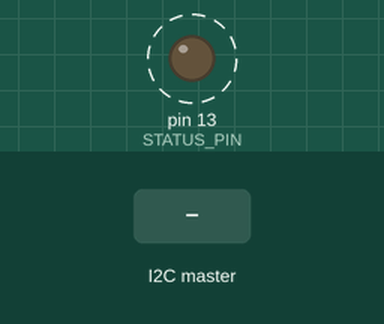
Recording of a sketch running on a simulated Arduino Uno, built with avr-gcc and run on an emulated ATmega328P. Shown: output pins drawn as LEDs (lit = HIGH). Dashed ring = blinking. The test bench sets the inputs (shaded band). What the sketch prints to the serial monitor is not drawn.

Above: at 1.2 s.
1.3 s: the I2C master sends the byte 1
4.3 s: the I2C master sends the byte 90
7.3 s: the I2C master sends the byte 200
Timing chart, 0 to 16.3 s (numbered marks = the images above; inputs shaded):
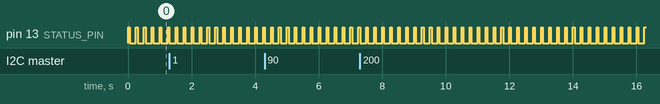

Measured:
- by itself, pin 13 (STATUS_PIN): alternates HIGH for 0.05 s and LOW for 0.20 s

The sketch:

i2c-test.ino
```cpp
#include <Wire.h>

#define SLAVE_ADDRESS 0x11
#define STATUS_PIN 13

void setup()
{
    pinMode(STATUS_PIN, OUTPUT);

    Wire.begin(SLAVE_ADDRESS);
    Wire.onReceive(receive);
    Wire.onRequest(send);

    Serial.begin(115200);
    Serial.print("\nDevice at address ");
    Serial.print(SLAVE_ADDRESS, HEX);
    Serial.println(" ready");
}

void loop()
{
    digitalWrite(STATUS_PIN, HIGH);
    delay(50);

    digitalWrite(STATUS_PIN, LOW);
    delay(200);
}

void receive(int byteCount)
{
    Serial.print("Receiving ");
    Serial.print(byteCount);
    Serial.println(" byte(s)...");

    while (Wire.available())
    {
        Serial.println(Wire.read(), HEX);
    }

    Serial.println("Done");
}

void send()
{
    Wire.write(SLAVE_ADDRESS);
}
```
